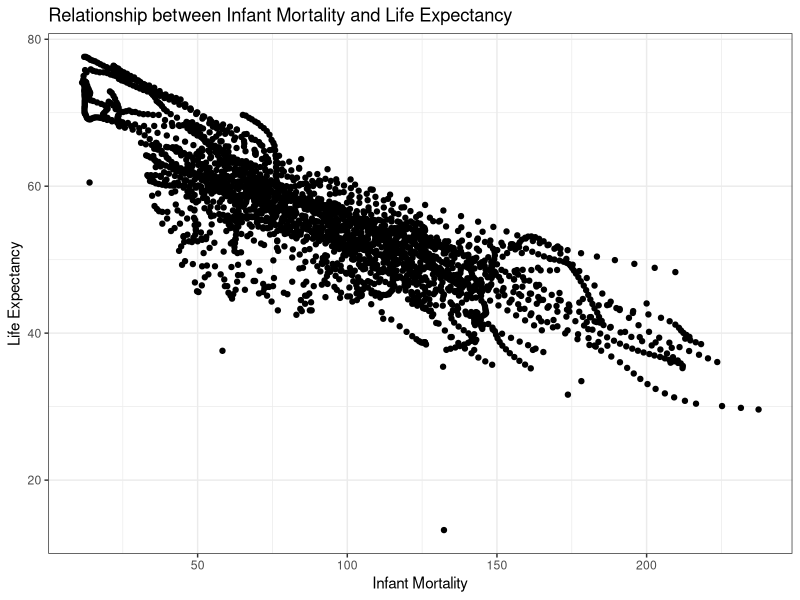
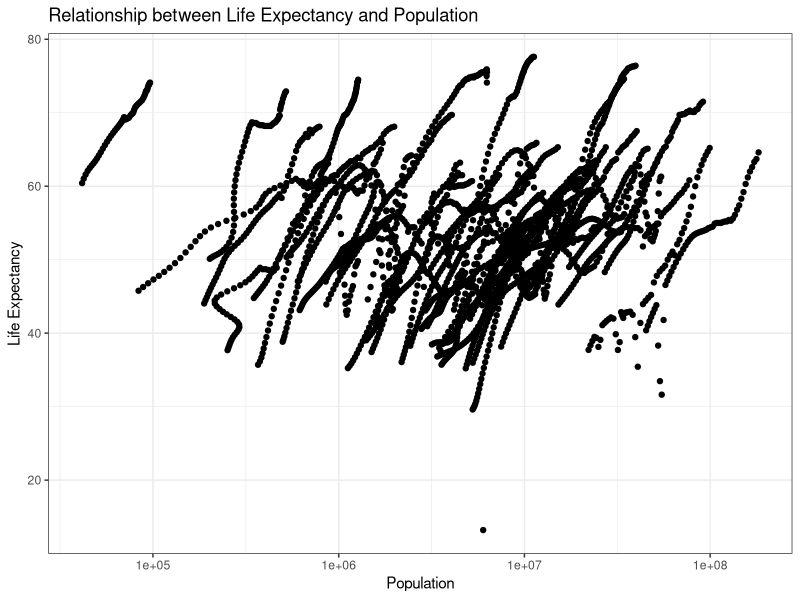
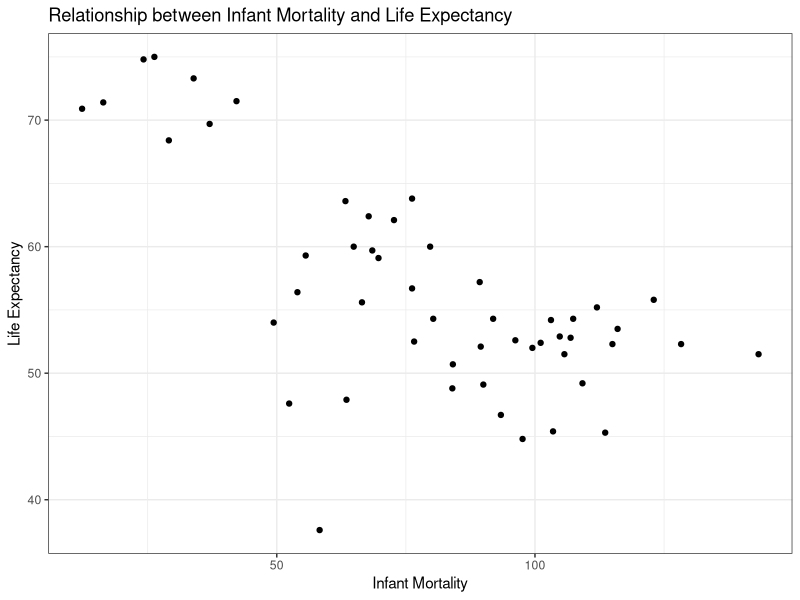
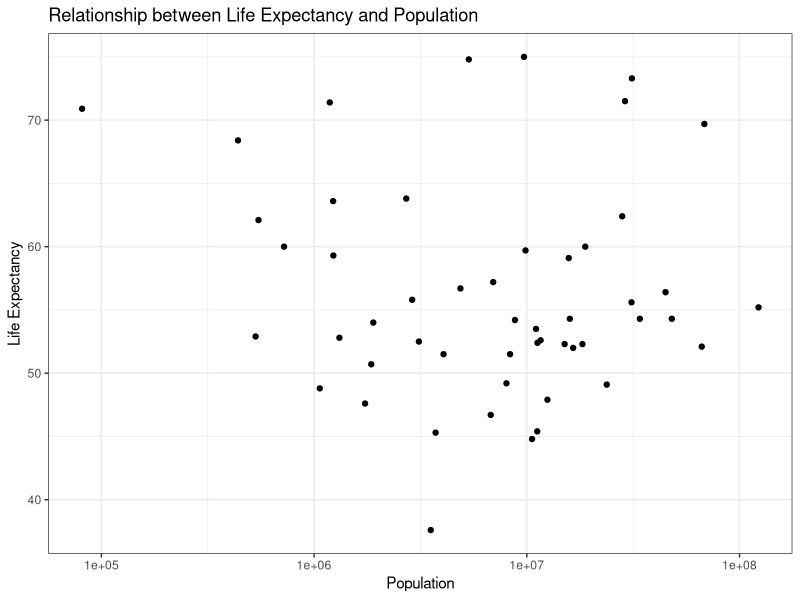

The R source for these figures, in order:
## ---- chunk 1
library(dslabs) #loading dslabs to access gapminder
library(dplyr) #loading to follow tidyverse
library(ggplot2) #loading to create plots
help("gapminder") #help file for gapminder data
## ---- chunk 2
str(gapminder) #data structure
## ---- chunk 3
summary(gapminder) #data summary
## ---- chunk 4
class(gapminder) #type of object
## ---- chunk 5
africadata = gapminder %>% #using pipe to pass data to filter function
  filter(continent == "Africa")

## ---- chunk 6
str(africadata)
## ---- chunk 7
summary(africadata)
## ---- chunk 8
ad_mortality = africadata %>% #Creating new object using the filtered data set from gapminder
  select(infant_mortality, life_expectancy) #selecting only the columns we need
## ---- chunk 9
ad_population = africadata %>% 
  select(population, life_expectancy) 
## ---- chunk 10
str(ad_mortality)
## ---- chunk 11
summary(ad_mortality)
## ---- chunk 12
str(ad_population)
## ---- chunk 13
summary(ad_population)
## ---- chunk 14
ggplot(ad_mortality, aes(x = infant_mortality, y = life_expectancy)) + 
  geom_point() + #to create scatterplot
  labs(title = "Relationship between Infant Mortality and Life Expectancy", x = "Infant Mortality", y = "Life Expectancy") +
  theme_bw() #selecting a theme
## ---- chunk 15
ggplot(ad_population, aes(x = population, y = life_expectancy)) + 
  geom_point() +
  labs(title = "Relationship between Life Expectancy and Population", x = "Population", y = "Life Expectancy") +
  scale_x_log10() + #setting log scale
  theme_bw() #selecting a theme
## ---- chunk 16
na_finder = africadata %>% 
  group_by(year) %>% #grouping by year
  summarize(missing_im = sum(is.na(infant_mortality))) #creating a new variable that adds all the NA in infant mortality
## ---- chunk 17
africa2000 = africadata %>% 
  filter(year == 2000) #filtering by year 2000 in the african data dataset
## ---- chunk 18
summary(africa2000)
## ---- chunk 19
str(africa2000)
## ---- chunk 20
ggplot(africa2000, aes(x = infant_mortality, y = life_expectancy)) + 
  geom_point() + #to create scatterplot
  labs(title = "Relationship between Infant Mortality and Life Expectancy", x = "Infant Mortality", y = "Life Expectancy") +
  theme_bw()
## ---- chunk 21
ggplot(africa2000, aes(x = population, y = life_expectancy)) + 
  geom_point() +
  labs(title = "Relationship between Life Expectancy and Population", x = "Population", y = "Life Expectancy") +
  scale_x_log10() + #setting log scale
  theme_bw()
## ---- chunk 22
lm1= lm(life_expectancy~infant_mortality, data = africa2000)

## ---- chunk 23
summary(lm1)
## ---- chunk 24
lm2= lm(life_expectancy~population, data = africa2000)
## ---- chunk 25
summary(lm2)
